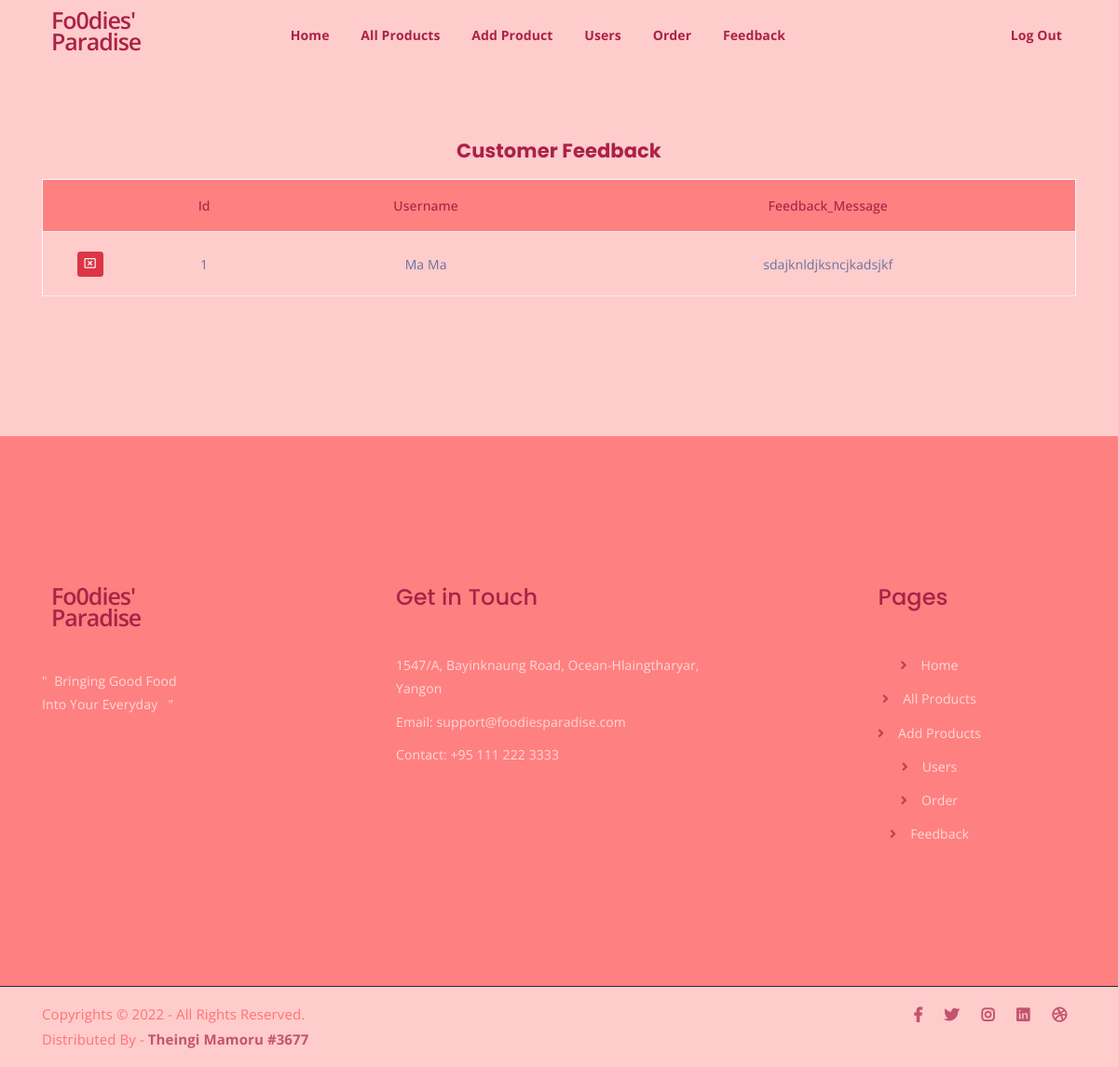
Screenshot of /admin/feedback.php (signed in) with the database file from the repository.
### tables this page shows
CREATE TABLE IF NOT EXISTS `contact_messages` (
  `id` int(20) NOT NULL AUTO_INCREMENT,
  `username` varchar(50) NOT NULL,
  `message` varchar(1000) NOT NULL,
  PRIMARY KEY (`id`)
);

### admin/feedback.php (the view, shortened to what this page needs)
<?php
	include('connection.php');
	include("header.php");
?>
	<div class="cart-section mt-150 mb-150">
		<div class="container">
			<div class="row">
				<div class="col-lg-12">
					<div class="cart-table-wrap">
                        <h4 align="center">Customer Feedback</h4>
						<table class="cart-table">
							<thead class="cart-table-head">
								<tr class="table-head-row">
									<th class="customer-remove"></th>
                                    <th class="id">Id</th>
									<th class="customer-name">Username</th>
									<th class="customer-feedback">Feedback_Message</th>
								</tr>
							</thead>
							<tbody>
								<?php
									$sel = mysqli_query($con, "SELECT * FROM contact_messages");
									while($arr = mysqli_fetch_array($sel)){
										echo '
											<tr class="table-body-row">
												<td class="customer-remove">
													<a href="user.php?del='.$arr['id'].'" class="btn btn-sm btn-danger text-white"><i class="far fa-window-close"></i></a>
												</td>
												<td class="id">'.$arr['id'].'</td>
												<td class="customer-name">'.$arr['username'].'</td>
												<td class="customer-feedback">'.$arr['message'].'</td>
											</tr>
										 ';
									}
								?>
							</tbody>
						</table>
					</div>
				</div>
			</div>
		</div>
	</div>
<?php
	include("footer.php");
?>

### admin/assets/css/main.css (style rules this page uses)
html { font-size: 14px; font-weight: 400; line-height: 28px; height: 100%; }
body { font-family: "Open Sans", sans-serif; font-weight: 400; font-size: 1rem; letter-spacing: 0.1px; line-height: 1.8; color: #ab2247; overflow-x: hidden; }
a { cursor: pointer; text-decoration: none; -webkit-transition: all 0.2s ease-in-out; -o-transition: all 0.2s ease-in-out; transition: all 0.2s ease-in-out; }
h1, .h1, h2, .h2, h3, .h3, h4, .h4, h5, .h5, h6, .h6 { font-family: "Poppins", sans-serif; font-weight: 700; margin: 0 0 1.25rem 0; color: #ab2247; }
h4, .h4 { font-size: 1.5rem; font-weight: 700; line-height: 1.75rem; }
.mt-150 { margin-top: 150px; }
.mb-150 { margin-bottom: 150px; }
html, body { height: 100%; background-color: #ffcccc !important; }
table.cart-table { border: 1px solid #f9f9f9; width: 100%; }
thead { border-bottom: 1px solid #eee; }
tr.table-head-row th { background-color: #ff8080; padding: 15px; font-weight: 500; text-align: center; }
tr.table-head-row th:last-child { border-right: none; }
.cart-table-wrap tbody tr td { text-align: center; }
.cart-table-wrap tbody tr td { border-bottom: 1px solid #efefef; padding: 20px 0; color: #6872a0; }
thead.cart-table-head tr { background-color: #efefef; }

### rows the page displays
contact_messages: id "1", username "Ma Ma", message "sdajknldjksncjkadsjkf"
